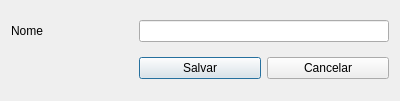
<?xml version="1.0" encoding="UTF-8"?>
<ui version="4.0">
 <class>NewRoomMate</class>
 <widget class="QDialog" name="NewRoomMate">
  <property name="geometry">
   <rect>
    <x>0</x>
    <y>0</y>
    <width>400</width>
    <height>101</height>
   </rect>
  </property>
  <property name="windowTitle">
   <string>Novo Morador</string>
  </property>
  <property name="windowIcon">
   <iconset resource="Image.qrc">
    <normaloff>:/icons/img/svg/businessman.svg</normaloff>:/icons/img/svg/businessman.svg</iconset>
  </property>
  <layout class="QGridLayout" name="gridLayout">
   <item row="1" column="1">
    <widget class="QPushButton" name="salvarMorador">
     <property name="text">
      <string>Salvar</string>
     </property>
     <property name="icon">
      <iconset resource="Image.qrc">
       <normaloff>:/icons/img/svg/checkmark.svg</normaloff>:/icons/img/svg/checkmark.svg</iconset>
     </property>
    </widget>
   </item>
   <item row="0" column="0">
    <widget class="QLabel" name="label">
     <property name="text">
      <string>Nome</string>
     </property>
    </widget>
   </item>
   <item row="1" column="2">
    <widget class="QPushButton" name="cancelarNovoMorador">
     <property name="text">
      <string>Cancelar</string>
     </property>
     <property name="icon">
      <iconset resource="Image.qrc">
       <normaloff>:/icons/img/svg/cancel.svg</normaloff>:/icons/img/svg/cancel.svg</iconset>
     </property>
    </widget>
   </item>
   <item row="0" column="1" colspan="2">
    <widget class="QLineEdit" name="nomeMorador"/>
   </item>
  </layout>
 </widget>
 <resources>
  <include location="Image.qrc"/>
 </resources>
 <connections/>
</ui>
